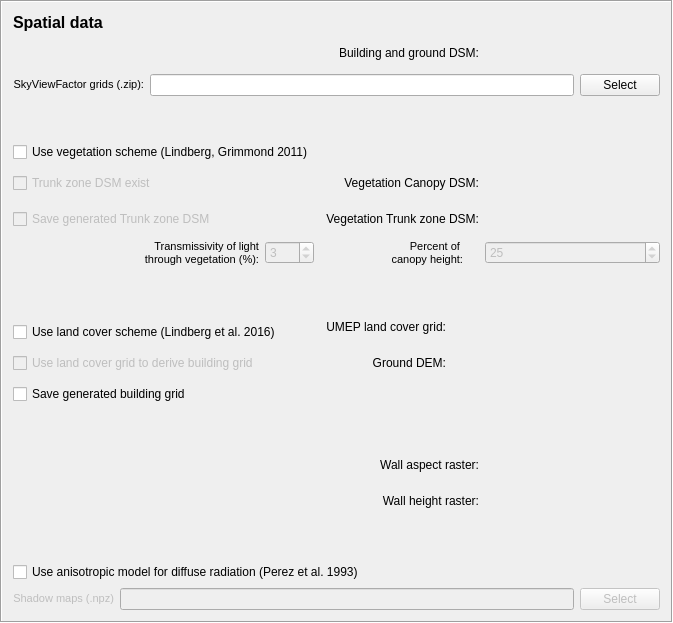
    <widget class="QFrame" name="frame">
     <property name="frameShape">
      <enum>QFrame::Box</enum>
     </property>
     <property name="frameShadow">
      <enum>QFrame::Sunken</enum>
     </property>
     <layout class="QGridLayout" name="gridLayout_4">
      <item row="5" column="6">
       <widget class="QWidget" name="widgetCDSM" native="true">
        <property name="enabled">
         <bool>false</bool>
        </property>
        <property name="minimumSize">
         <size>
          <width>175</width>
          <height>30</height>
         </size>
        </property>
        <property name="layoutDirection">
         <enum>Qt::LeftToRight</enum>
        </property>
        <layout class="QGridLayout" name="gridLayout_9"/>
       </widget>
      </item>
      <item row="15" column="6">
       <widget class="QWidget" name="widgetWH" native="true">
        <property name="minimumSize">
         <size>
          <width>175</width>
          <height>30</height>
         </size>
        </property>
        <property name="layoutDirection">
         <enum>Qt::LeftToRight</enum>
        </property>
       </widget>
      </item>
      <item row="6" column="6">
       <widget class="QWidget" name="widgetTDSM" native="true">
        <property name="enabled">
         <bool>false</bool>
        </property>
        <property name="minimumSize">
         <size>
          <width>175</width>
          <height>30</height>
         </size>
        </property>
        <property name="layoutDirection">
         <enum>Qt::LeftToRight</enum>
        </property>
        <layout class="QGridLayout" name="gridLayout_10"/>
       </widget>
      </item>
      <item row="11" column="6">
       <widget class="QWidget" name="widgetDEM" native="true">
        <property name="enabled">
         <bool>true</bool>
        </property>
        <property name="minimumSize">
         <size>
          <width>175</width>
          <height>30</height>
         </size>
        </property>
        <property name="layoutDirection">
         <enum>Qt::LeftToRight</enum>
        </property>
        <layout class="QGridLayout" name="gridLayout_6"/>
       </widget>
      </item>
      <item row="9" column="6" rowspan="2">
       <widget class="QWidget" name="widgetLC" native="true">
        <property name="enabled">
         <bool>false</bool>
        </property>
        <property name="minimumSize">
         <size>
          <width>175</width>
          <height>30</height>
         </size>
        </property>
        <property name="layoutDirection">
         <enum>Qt::LeftToRight</enum>
        </property>
        <layout class="QGridLayout" name="gridLayout_11"/>
       </widget>
      </item>
      <item row="14" column="6">
       <widget class="QWidget" name="widgetWA" native="true">
        <property name="minimumSize">
         <size>
          <width>175</width>
          <height>30</height>
         </size>
        </property>
        <property name="layoutDirection">
         <enum>Qt::LeftToRight</enum>
        </property>
       </widget>
      </item>
      <item row="7" column="3" colspan="2">
       <widget class="QLabel" name="label_5">
        <property name="text">
         <string>&lt;!DOCTYPE HTML PUBLIC &quot;-//W3C//DTD HTML 4.0//EN&quot; &quot;http://www.w3.org/TR/REC-html40/strict.dtd&quot;&gt;
&lt;html&gt;&lt;head&gt;&lt;meta name=&quot;qrichtext&quot; content=&quot;1&quot; /&gt;&lt;style type=&quot;text/css&quot;&gt;
p, li { white-space: pre-wrap; }
&lt;/style&gt;&lt;/head&gt;&lt;body style=&quot; font-family:'MS Shell Dlg 2'; font-size:8.25pt; font-weight:400; font-style:normal;&quot;&gt;
&lt;p style=&quot; margin-top:0px; margin-bottom:0px; margin-left:0px; margin-right:0px; -qt-block-indent:0; text-indent:0px;&quot;&gt;&lt;span style=&quot; font-size:8pt;&quot;&gt;Percent of &lt;/span&gt;&lt;/p&gt;
&lt;p style=&quot; margin-top:0px; margin-bottom:0px; margin-left:0px; margin-right:0px; -qt-block-indent:0; text-indent:0px;&quot;&gt;&lt;span style=&quot; font-size:8pt;&quot;&gt;canopy height:&lt;/span&gt;&lt;/p&gt;&lt;/body&gt;&lt;/html&gt;</string>
        </property>
        <property name="alignment">
         <set>Qt::AlignRight|Qt::AlignTrailing|Qt::AlignVCenter</set>
        </property>
       </widget>
      </item>
      <item row="13" column="3">
       <spacer name="verticalSpacer_7">
        <property name="orientation">
         <enum>Qt::Vertical</enum>
        </property>
        <property name="sizeHint" stdset="0">
         <size>
          <width>20</width>
          <height>40</height>
         </size>
        </property>
       </spacer>
      </item>
      <item row="9" column="3" rowspan="2">
       <widget class="QLabel" name="label_14">
        <property name="text">
         <string>UMEP land cover grid:</string>
        </property>
        <property name="alignment">
         <set>Qt::AlignRight|Qt::AlignTrailing|Qt::AlignVCenter</set>
        </property>
       </widget>
      </item>
      <item row="15" column="3" colspan="3">
       <widget class="QLabel" name="label_32">
        <property name="text">
         <string>Wall height raster:</string>
        </property>
        <property name="alignment">
         <set>Qt::AlignRight|Qt::AlignTrailing|Qt::AlignVCenter</set>
        </property>
       </widget>
      </item>
      <item row="5" column="3" colspan="3">
       <widget class="QLabel" name="label_2">
        <property name="text">
         <string>Vegetation Canopy DSM:</string>
        </property>
        <property name="alignment">
         <set>Qt::AlignRight|Qt::AlignTrailing|Qt::AlignVCenter</set>
        </property>
       </widget>
      </item>
      <item row="11" column="0">
       <widget class="QCheckBox" name="checkBoxDEM">
        <property name="enabled">
         <bool>false</bool>
        </property>
        <property name="toolTip">
         <string>Tick this in if the building grid should be created from the land cover grid. Otherwise, a DEM including only ground heights must be added. This will then be used to derive a building grid together with the ground and building DSM.</string>
        </property>
        <property name="text">
         <string>Use land cover grid to derive building grid</string>
        </property>
       </widget>
      </item>
      <item row="6" column="0">
       <widget class="QCheckBox" name="checkBoxSaveTrunk">
        <property name="enabled">
         <bool>false</bool>
        </property>
        <property name="toolTip">
         <string>Tick this in if you want to save your TDSM that is generated (GeoTIFF).</string>
        </property>
        <property name="text">
         <string>Save generated Trunk zone DSM</string>
        </property>
       </widget>
      </item>
      <item row="7" column="0">
       <widget class="QLabel" name="label_8">
        <property name="text">
         <string>&lt;!DOCTYPE HTML PUBLIC &quot;-//W3C//DTD HTML 4.0//EN&quot; &quot;http://www.w3.org/TR/REC-html40/strict.dtd&quot;&gt;
&lt;html&gt;&lt;head&gt;&lt;meta name=&quot;qrichtext&quot; content=&quot;1&quot; /&gt;&lt;style type=&quot;text/css&quot;&gt;
p, li { white-space: pre-wrap; }
&lt;/style&gt;&lt;/head&gt;&lt;body style=&quot; font-family:'MS Shell Dlg 2'; font-size:8.25pt; font-weight:400; font-style:normal;&quot;&gt;
&lt;p style=&quot; margin-top:0px; margin-bottom:0px; margin-left:0px; margin-right:0px; -qt-block-indent:0; text-indent:0px;&quot;&gt;&lt;span style=&quot; font-size:8pt;&quot;&gt;Transmissivity of light&lt;/span&gt;&lt;/p&gt;
&lt;p style=&quot; margin-top:0px; margin-bottom:0px; margin-left:0px; margin-right:0px; -qt-block-indent:0; text-indent:0px;&quot;&gt;&lt;span style=&quot; font-size:8pt;&quot;&gt;through vegetation (%):&lt;/span&gt;&lt;/p&gt;&lt;/body&gt;&lt;/html&gt;</string>
        </property>
        <property name="alignment">
         <set>Qt::AlignRight|Qt::AlignTrailing|Qt::AlignVCenter</set>
        </property>
       </widget>
      </item>
      <item row="8" column="3">
       <spacer name="verticalSpacer_4">
        <property name="orientation">
         <enum>Qt::Vertical</enum>
        </property>
        <property name="sizeHint" stdset="0">
         <size>
          <width>20</width>
          <height>40</height>
         </size>
        </property>
       </spacer>
      </item>
      <item row="4" column="0" colspan="2">
       <widget class="QCheckBox" name="checkBoxUseVeg">
        <property name="enabled">
         <bool>true</bool>
        </property>
        <property name="toolTip">
         <string>Tick this box if you want to include vegetation (trees and bushes) in the calculations.</string>
        </property>
        <property name="text">
         <string>Use vegetation scheme (Lindberg, Grimmond 2011)</string>
        </property>
       </widget>
      </item>
      <item row="11" column="3">
       <widget class="QLabel" name="label_16">
        <property name="text">
         <string>Ground DEM:</string>
        </property>
        <property name="alignment">
         <set>Qt::AlignRight|Qt::AlignTrailing|Qt::AlignVCenter</set>
        </property>
       </widget>
      </item>
      <item row="12" column="0">
       <widget class="QCheckBox" name="checkBoxBuild">
        <property name="enabled">
         <bool>true</bool>
        </property>
        <property name="toolTip">
         <string>&lt;html&gt;&lt;head/&gt;&lt;body&gt;&lt;p&gt;Tick this in if you want to save your building grid that is generated (GeoTIFF).&lt;/p&gt;&lt;/body&gt;&lt;/html&gt;</string>
        </property>
        <property name="text">
         <string>Save generated building grid</string>
        </property>
       </widget>
      </item>
      <item row="5" column="0">
       <widget class="QCheckBox" name="checkBoxTrunkExist">
        <property name="enabled">
         <bool>false</bool>
        </property>
        <property name="toolTip">
         <string>Tick this in if a trunk zone DSM already exist.</string>
        </property>
        <property name="text">
         <string>Trunk zone DSM exist</string>
        </property>
       </widget>
      </item>
      <item row="6" column="3" colspan="3">
       <widget class="QLabel" name="label_3">
        <property name="text">
         <string>Vegetation Trunk zone DSM:</string>
        </property>
        <property name="alignment">
         <set>Qt::AlignRight|Qt::AlignTrailing|Qt::AlignVCenter</set>
        </property>
       </widget>
      </item>
      <item row="14" column="3" colspan="3">
       <widget class="QLabel" name="label_31">
        <property name="text">
         <string>Wall aspect raster:</string>
        </property>
        <property name="alignment">
         <set>Qt::AlignRight|Qt::AlignTrailing|Qt::AlignVCenter</set>
        </property>
       </widget>
      </item>
      <item row="0" column="0">
       <widget class="QLabel" name="label_13">
        <property name="text">
         <string>&lt;!DOCTYPE HTML PUBLIC &quot;-//W3C//DTD HTML 4.0//EN&quot; &quot;http://www.w3.org/TR/REC-html40/strict.dtd&quot;&gt;
&lt;html&gt;&lt;head&gt;&lt;meta name=&quot;qrichtext&quot; content=&quot;1&quot; /&gt;&lt;style type=&quot;text/css&quot;&gt;
p, li { white-space: pre-wrap; }
&lt;/style&gt;&lt;/head&gt;&lt;body style=&quot; font-family:'MS Shell Dlg 2'; font-size:8pt; font-weight:400; font-style:normal;&quot;&gt;
&lt;p style=&quot; margin-top:0px; margin-bottom:0px; margin-left:0px; margin-right:0px; -qt-block-indent:0; text-indent:0px;&quot;&gt;&lt;span style=&quot; font-size:12pt; font-weight:600;&quot;&gt;Spatial data&lt;/span&gt;&lt;/p&gt;&lt;/body&gt;&lt;/html&gt;</string>
        </property>
       </widget>
      </item>
      <item row="3" column="1" colspan="2">
       <spacer name="verticalSpacer_5">
        <property name="orientation">
         <enum>Qt::Vertical</enum>
        </property>
        <property name="sizeHint" stdset="0">
         <size>
          <width>20</width>
          <height>40</height>
         </size>
        </property>
       </spacer>
      </item>
      <item row="7" column="1">
       <widget class="QSpinBox" name="spinBoxTrans">
        <property name="enabled">
         <bool>false</bool>
        </property>
        <property name="value">
         <number>3</number>
        </property>
       </widget>
      </item>
      <item row="16" column="3">
       <spacer name="verticalSpacer_11">
        <property name="orientation">
         <enum>Qt::Vertical</enum>
        </property>
        <property name="sizeHint" stdset="0">
         <size>
          <width>20</width>
          <height>40</height>
         </size>
        </property>
       </spacer>
      </item>
      <item row="7" column="6">
       <widget class="QSpinBox" name="spinBoxTrunkHeight">
        <property name="enabled">
         <bool>false</bool>
        </property>
        <property name="toolTip">
         <string>If a trunk zone vegetation DSM is absent, this can be generated based on the height of the Canopy DSM. The default percentage is set to 25%.</string>
        </property>
        <property name="value">
         <number>25</number>
        </property>
       </widget>
      </item>
      <item row="1" column="3" colspan="3">
       <widget class="QLabel" name="label">
        <property name="text">
         <string>Building and ground DSM:</string>
        </property>
        <property name="alignment">
         <set>Qt::AlignRight|Qt::AlignTrailing|Qt::AlignVCenter</set>
        </property>
       </widget>
      </item>
      <item row="10" column="0" colspan="2">
       <widget class="QCheckBox" name="checkBoxLandCover">
        <property name="toolTip">
         <string>Tick this in to included land cover information</string>
        </property>
        <property name="text">
         <string>Use land cover scheme (Lindberg et al. 2016)</string>
        </property>
       </widget>
      </item>
      <item row="17" column="0" colspan="4">
       <widget class="QCheckBox" name="checkBoxPerez">
        <property name="enabled">
         <bool>true</bool>
        </property>
        <property name="toolTip">
         <string>&lt;html&gt;&lt;head/&gt;&lt;body&gt;&lt;p&gt;Tick this in if you want to save your building grid that is generated (GeoTIFF).&lt;/p&gt;&lt;/body&gt;&lt;/html&gt;</string>
        </property>
        <property name="text">
         <string>Use anisotropic model for diffuse radiation (Perez et al. 1993)</string>
        </property>
       </widget>
      </item>
      <item row="1" column="6">
       <widget class="QWidget" name="widgetDSM" native="true">
        <property name="minimumSize">
         <size>
          <width>175</width>
          <height>30</height>
         </size>
        </property>
        <property name="layoutDirection">
         <enum>Qt::LeftToRight</enum>
        </property>
       </widget>
      </item>
      <item row="2" column="0" colspan="7">
       <layout class="QGridLayout" name="gridLayout">
        <item row="0" column="0">
         <widget class="QLabel" name="label_10">
          <property name="text">
           <string>&lt;!DOCTYPE HTML PUBLIC &quot;-//W3C//DTD HTML 4.0//EN&quot; &quot;http://www.w3.org/TR/REC-html40/strict.dtd&quot;&gt;
&lt;html&gt;&lt;head&gt;&lt;meta name=&quot;qrichtext&quot; content=&quot;1&quot; /&gt;&lt;style type=&quot;text/css&quot;&gt;
p, li { white-space: pre-wrap; }
&lt;/style&gt;&lt;/head&gt;&lt;body style=&quot; font-family:'MS Shell Dlg 2'; font-size:8pt; font-weight:400; font-style:normal;&quot;&gt;
&lt;p style=&quot; margin-top:0px; margin-bottom:0px; margin-left:0px; margin-right:0px; -qt-block-indent:0; text-indent:0px;&quot;&gt;SkyViewFactor grids (.zip):&lt;/p&gt;&lt;/body&gt;&lt;/html&gt;</string>
          </property>
          <property name="alignment">
           <set>Qt::AlignRight|Qt::AlignTrailing|Qt::AlignVCenter</set>
          </property>
         </widget>
        </item>
        <item row="0" column="1">
         <widget class="QLineEdit" name="textInputSVF"/>
        </item>
        <item row="0" column="2">
         <widget class="QPushButton" name="pushButtonImportSVF">
          <property name="toolTip">
           <string>&lt;html&gt;&lt;head/&gt;&lt;body&gt;&lt;p&gt;The SOLWEIG model make use of SVFs to calculate T&lt;span style=&quot; vertical-align:sub;&quot;&gt;mrt&lt;/span&gt;. The zip-file needed can be created with the SkyViewFactor calculator found in the UMEP Pre-processor. &lt;/p&gt;&lt;/body&gt;&lt;/html&gt;</string>
          </property>
          <property name="text">
           <string>Select</string>
          </property>
         </widget>
        </item>
       </layout>
      </item>
      <item row="18" column="0" colspan="7">
       <layout class="QGridLayout" name="gridLayout_17">
        <item row="0" column="0">
         <widget class="QLabel" name="label_48">
          <property name="enabled">
           <bool>false</bool>
          </property>
          <property name="text">
           <string>&lt;!DOCTYPE HTML PUBLIC &quot;-//W3C//DTD HTML 4.0//EN&quot; &quot;http://www.w3.org/TR/REC-html40/strict.dtd&quot;&gt;
&lt;html&gt;&lt;head&gt;&lt;meta name=&quot;qrichtext&quot; content=&quot;1&quot; /&gt;&lt;style type=&quot;text/css&quot;&gt;
p, li { white-space: pre-wrap; }
&lt;/style&gt;&lt;/head&gt;&lt;body style=&quot; font-family:'MS Shell Dlg 2'; font-size:8pt; font-weight:400; font-style:normal;&quot;&gt;
&lt;p style=&quot; margin-top:0px; margin-bottom:0px; margin-left:0px; margin-right:0px; -qt-block-indent:0; text-indent:0px;&quot;&gt;Shadow maps (.npz)&lt;/p&gt;&lt;/body&gt;&lt;/html&gt;</string>
          </property>
          <property name="alignment">
           <set>Qt::AlignRight|Qt::AlignTrailing|Qt::AlignVCenter</set>
          </property>
         </widget>
        </item>
        <item row="0" column="1">
         <widget class="QLineEdit" name="textInputPerez">
          <property name="enabled">
           <bool>false</bool>
          </property>
         </widget>
        </item>
        <item row="0" column="2">
         <widget class="QPushButton" name="pushButtonImportPerez">
          <property name="enabled">
           <bool>false</bool>
          </property>
          <property name="toolTip">
           <string>&lt;html&gt;&lt;head/&gt;&lt;body&gt;&lt;p&gt;The SOLWEIG model make use of SVFs to calculate T&lt;span style=&quot; vertical-align:sub;&quot;&gt;mrt&lt;/span&gt;. The zip-file needed can be created with the SkyViewFactor calculator found in the UMEP Pre-processor. &lt;/p&gt;&lt;/body&gt;&lt;/html&gt;</string>
          </property>
          <property name="text">
           <string>Select</string>
          </property>
         </widget>
        </item>
       </layout>
      </item>
     </layout>
    </widget>
